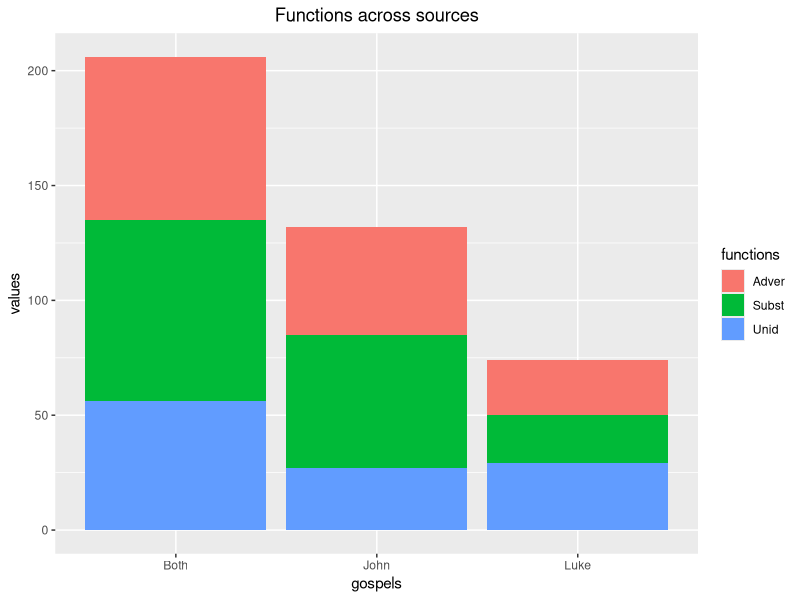
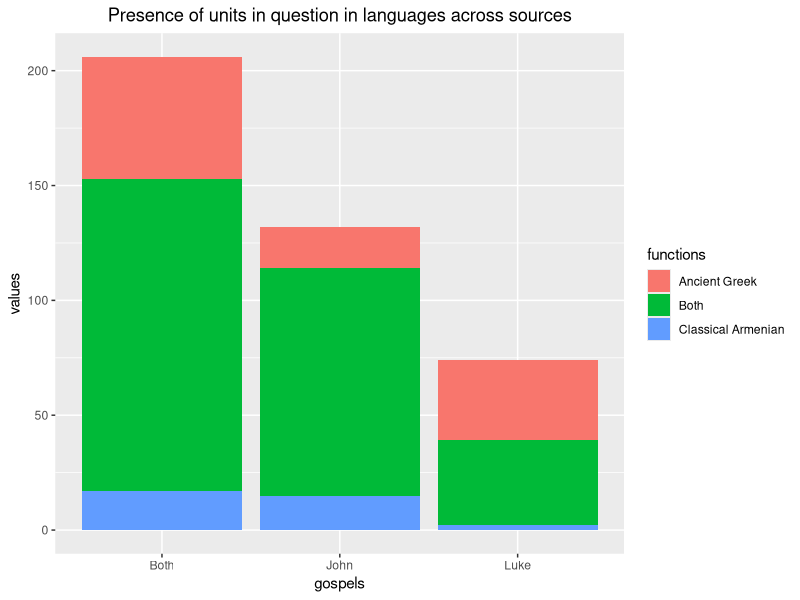

These charts were generated, in order, by the following R code:
## ---- chunk 1
knitr::opts_chunk$set(echo = TRUE)
## ---- chunk 2
library(tidyverse)
library(ggplot2)
## ---- chunk 3
data <- read_csv('data.csv') |> as.data.frame()
head(data)
## ---- chunk 4
data <- data[c('Gospel', 'Function', 'where_found', 'Greek_found', 'Armenian_found')]
head(data)
## ---- chunk 5
data |> mutate_all(as.factor) |> summary()
## ---- chunk 6
data |> mutate_all(as.factor) |> filter(Gospel == 'JOHN') |> summary()
## ---- chunk 7
data |> mutate_all(as.factor) |> filter(Gospel == 'LUKE') |> summary()
## ---- chunk 8
gospels <- c(rep("Both", 3), rep("John", 3),
            rep("Luke", 3))

functions <- rep(c("Adver", "Subst", "Unid"), 3)

values <- c(71, 79, 56, 47, 58, 27, 24, 21, 29)

dataframe <- data.frame(gospels, functions, values)

ggplot(dataframe, aes(fill = functions,
                      y = values, x = gospels)) +
geom_bar(position = "stack", stat = "identity") +
ggtitle("Functions across sources") +
theme(plot.title = element_text(hjust = 0.5))
## ---- chunk 9
gospels <- c(rep("Both", 3), rep("John", 3),
            rep("Luke", 3))

functions <- rep(c("Both", "Ancient Greek", "Classical Armenian"), 3)

values <- c(136, 53, 17, 99, 18, 15, 37, 35, 2)

dataframe <- data.frame(gospels, functions, values)

ggplot(dataframe, aes(fill = functions,
                      y = values, x = gospels)) +
geom_bar(position = "stack", stat = "identity") +
ggtitle("Presence of units in question in languages across sources") +
theme(plot.title = element_text(hjust = 0.5))
## ---- chunk 10
for_table <- data[c('Function', 'Greek_found', 'Armenian_found')] |> filter(Armenian_found == 1)
for_table <- for_table[c('Function', 'Greek_found')]
cont_table = table(for_table)
cont_table
## ---- chunk 11
chisq.test(cont_table)
## ---- chunk 12
for_table <- data[c('Function', 'Greek_found', 'Armenian_found')] |> filter(Armenian_found == 1) |> filter(Function == 'ADVER')
for_table <- for_table[c('Function', 'Greek_found')]
cont_table = table(for_table)
cont_table
## ---- chunk 13
chisq.test(cont_table)
## ---- chunk 14
for_table <- data[c('Function', 'Greek_found', 'Armenian_found')] |> filter(Armenian_found == 1) |> filter(Function == 'SUBST')
for_table <- for_table[c('Function', 'Greek_found')]
cont_table = table(for_table)
cont_table
## ---- chunk 15
chisq.test(cont_table)
## ---- chunk 16
for_table <- data[c('Function', 'Greek_found', 'Armenian_found')] |> filter(Armenian_found == 1) |> filter(Function == 'UNID')
for_table <- for_table[c('Function', 'Greek_found')]
cont_table = table(for_table)
cont_table
## ---- chunk 17
chisq.test(cont_table)
## ---- chunk 18
for_table <- data[c('Gospel', 'Function', 'Greek_found', 'Armenian_found')] |> filter(Gospel == 'JOHN') |> filter(Armenian_found == 1) |> filter(Function == 'ADVER')
for_table <- for_table[c('Function', 'Greek_found')]
cont_table = table(for_table)
cont_table
## ---- chunk 19
chisq.test(cont_table)
## ---- chunk 20
for_table <- data[c('Gospel', 'Function', 'Greek_found', 'Armenian_found')] |> filter(Gospel == 'JOHN') |> filter(Armenian_found == 1) |> filter(Function == 'SUBST')
for_table <- for_table[c('Function', 'Greek_found')]
cont_table = table(for_table)
cont_table
## ---- chunk 21
for_table <- data[c('Gospel', 'Function', 'Greek_found', 'Armenian_found')] |> filter(Gospel == 'JOHN') |> filter(Armenian_found == 1) |> filter(Function == 'UNID')
for_table <- for_table[c('Function', 'Greek_found')]
cont_table = table(for_table)
cont_table
## ---- chunk 22
for_table <- data[c('Gospel', 'Function', 'Greek_found', 'Armenian_found')] |> filter(Gospel == 'LUKE') |> filter(Armenian_found == 1) |> filter(Function == 'ADVER')
for_table <- for_table[c('Function', 'Greek_found')]
cont_table = table(for_table)
cont_table
## ---- chunk 23
chisq.test(cont_table)
## ---- chunk 24
for_table <- data[c('Gospel', 'Function', 'Greek_found', 'Armenian_found')] |> filter(Gospel == 'LUKE') |> filter(Armenian_found == 1) |> filter(Function == 'SUBST')
for_table <- for_table[c('Function', 'Greek_found')]
cont_table = table(for_table)
cont_table
## ---- chunk 25
chisq.test(cont_table)
## ---- chunk 26
for_table <- data[c('Gospel', 'Function', 'Greek_found', 'Armenian_found')] |> filter(Gospel == 'LUKE') |> filter(Armenian_found == 1) |> filter(Function == 'UNID')
for_table <- for_table[c('Function', 'Greek_found')]
cont_table = table(for_table)
cont_table
## ---- chunk 27
chisq.test(cont_table)
